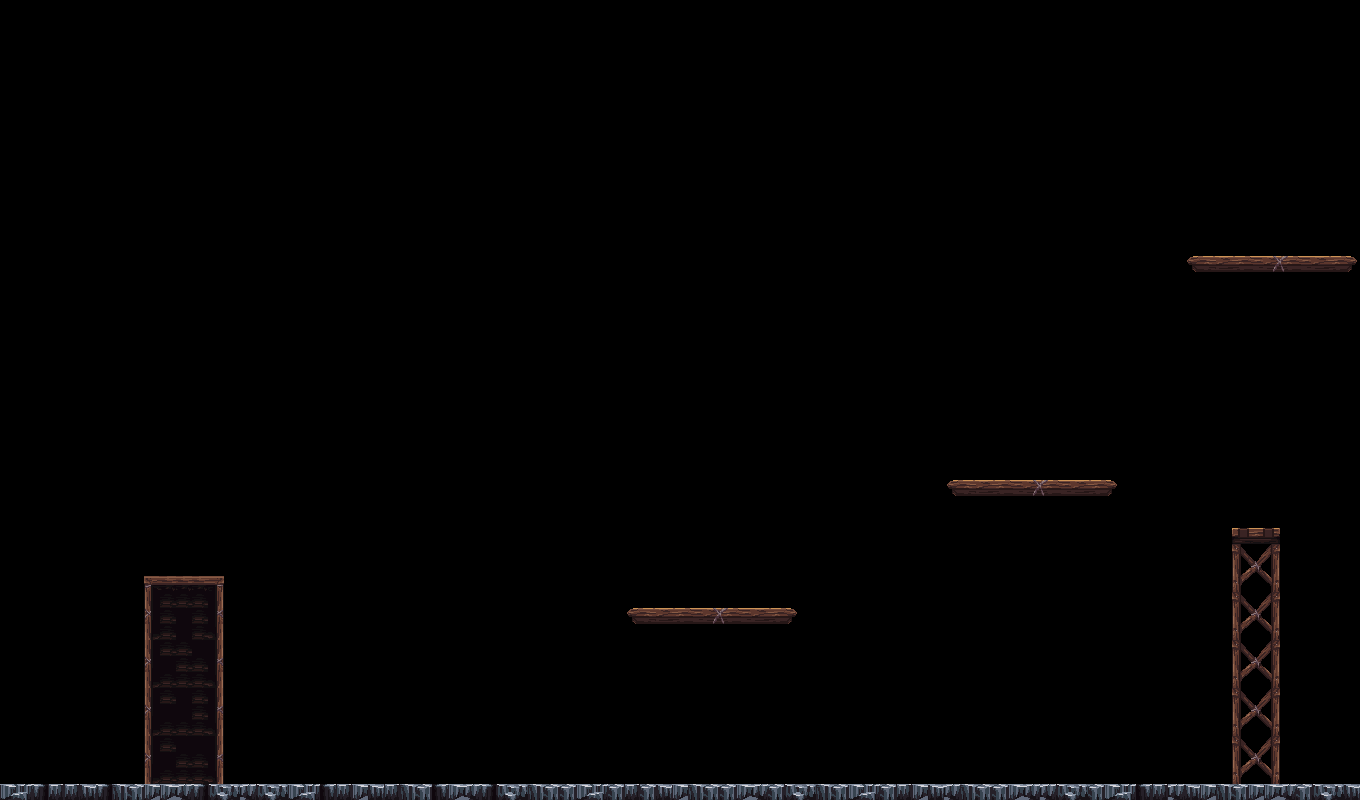

Below is a game level as drawn by its tile map, then a one-line description and the .tmx that defines it (tile-layer data replaced by summaries):
An orthogonal 85x50 tile map with 16x16 px tiles, 1 tile layer (Capa de patrones 1).

<map version="1.5" tiledversion="1.7.2" orientation="orthogonal" renderorder="right-down" width="85" height="50" tilewidth="16" tileheight="16" infinite="0" nextlayerid="3" nextobjectid="1">
 <tileset firstgid="1" source="mainlev_build.tsx" />
 <layer id="1" name="Capa de patrones 1" width="85" height="50">
  <data>[4250 cells, 231 non-empty, 47 distinct tile ids]</data>
 </layer>
</map>
